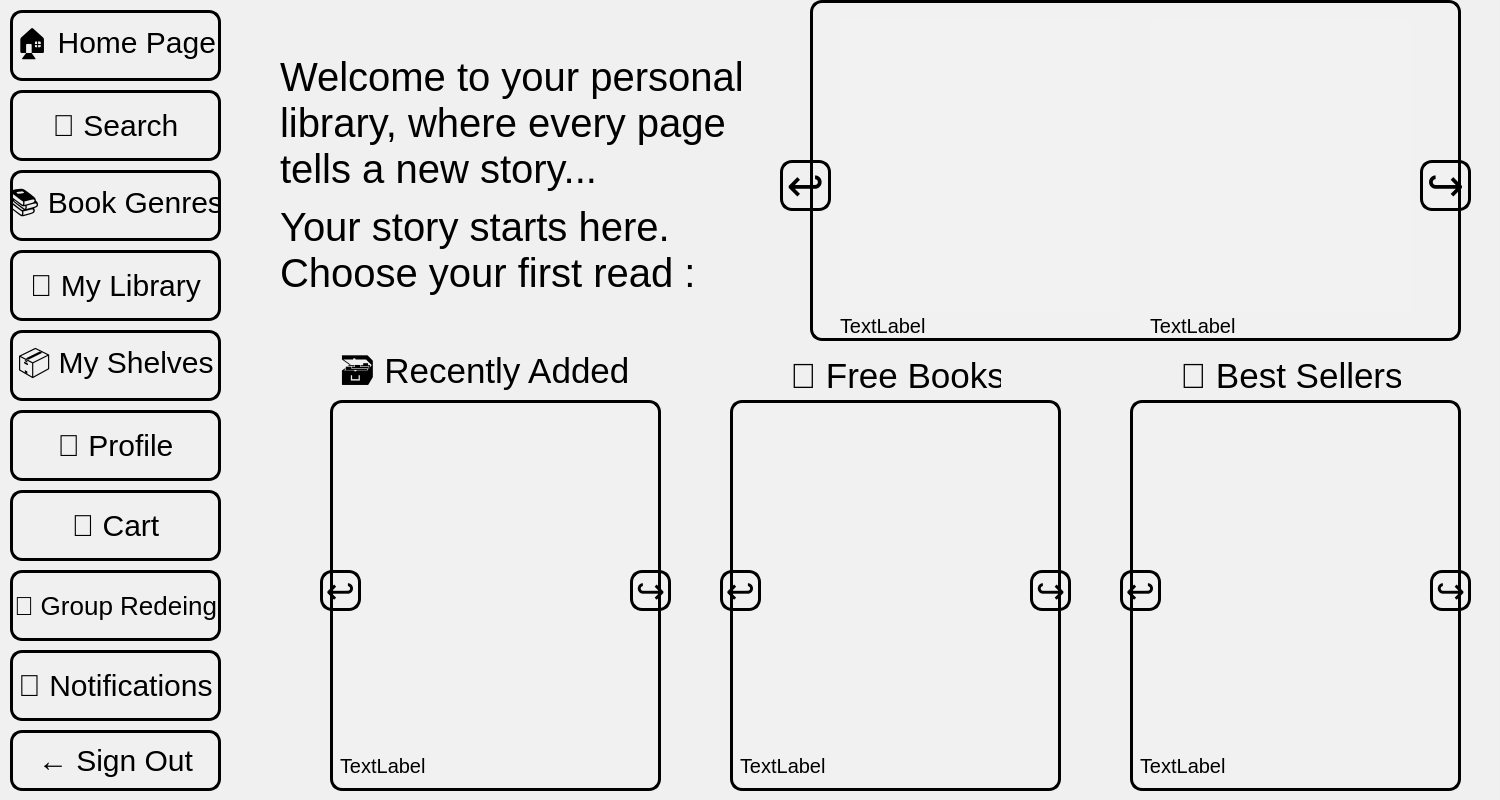
<?xml version="1.0" encoding="UTF-8"?>
<ui version="4.0">
 <class>UserWindow</class>
 <widget class="QWidget" name="UserWindow">
  <property name="geometry">
   <rect>
    <x>0</x>
    <y>0</y>
    <width>1500</width>
    <height>800</height>
   </rect>
  </property>
  <property name="windowTitle">
   <string>Book Club - User</string>
  </property>
  <property name="windowIcon">
   <iconset resource="../resources.qrc">
    <normaloff>:/resources/icon.jpg</normaloff>:/resources/icon.jpg</iconset>
  </property>
  <property name="styleSheet">
   <string notr="true">background-image: url(:/resources/white.png);</string>
  </property>
  <widget class="QFrame" name="frame">
   <property name="geometry">
    <rect>
     <x>0</x>
     <y>0</y>
     <width>1500</width>
     <height>800</height>
    </rect>
   </property>
   <property name="styleSheet">
    <string notr="true">QFrame {
	background-color: rgba(255,255,255,10);
}</string>
   </property>
   <property name="frameShape">
    <enum>QFrame::Shape::StyledPanel</enum>
   </property>
   <property name="frameShadow">
    <enum>QFrame::Shadow::Raised</enum>
   </property>
   <widget class="QPushButton" name="pushButton">
    <property name="geometry">
     <rect>
      <x>10</x>
      <y>10</y>
      <width>211</width>
      <height>71</height>
     </rect>
    </property>
    <property name="styleSheet">
     <string notr="true">QPushButton {
	font: 700 9pt &quot;Script MT Bold&quot;;
	font-size:30px;
	color: rgb(0, 0, 0);
	border: 3px solid black;
	border-radius: 12px;
}</string>
    </property>
    <property name="text">
     <string>🏠 Home Page</string>
    </property>
   </widget>
   <widget class="QPushButton" name="pushButton_2">
    <property name="geometry">
     <rect>
      <x>10</x>
      <y>410</y>
      <width>211</width>
      <height>71</height>
     </rect>
    </property>
    <property name="styleSheet">
     <string notr="true">QPushButton {
	font: 700 9pt &quot;Script MT Bold&quot;;
	font-size:30px;
	color: rgb(0, 0, 0);
	border: 3px solid black;
	border-radius: 12px;
}</string>
    </property>
    <property name="text">
     <string>👤 Profile</string>
    </property>
   </widget>
   <widget class="QPushButton" name="pushButton_3">
    <property name="geometry">
     <rect>
      <x>10</x>
      <y>250</y>
      <width>211</width>
      <height>71</height>
     </rect>
    </property>
    <property name="styleSheet">
     <string notr="true">QPushButton {
	font: 700 9pt &quot;Script MT Bold&quot;;
	font-size:30px;
	color: rgb(0, 0, 0);
	border: 3px solid black;
	border-radius: 12px;
}</string>
    </property>
    <property name="text">
     <string>🔖 My Library</string>
    </property>
   </widget>
   <widget class="QPushButton" name="pushButton_4">
    <property name="geometry">
     <rect>
      <x>10</x>
      <y>490</y>
      <width>211</width>
      <height>71</height>
     </rect>
    </property>
    <property name="styleSheet">
     <string notr="true">QPushButton {
	font: 700 9pt &quot;Script MT Bold&quot;;
	font-size:30px;
	color: rgb(0, 0, 0);
	border: 3px solid black;
	border-radius: 12px;
}</string>
    </property>
    <property name="text">
     <string>🛒 Cart</string>
    </property>
   </widget>
   <widget class="QPushButton" name="pushButton_5">
    <property name="geometry">
     <rect>
      <x>10</x>
      <y>90</y>
      <width>211</width>
      <height>71</height>
     </rect>
    </property>
    <property name="styleSheet">
     <string notr="true">QPushButton {
	font: 700 9pt &quot;Script MT Bold&quot;;
	font-size:30px;
	color: rgb(0, 0, 0);
	border: 3px solid black;
	border-radius: 12px;
}</string>
    </property>
    <property name="text">
     <string>🔎 Search</string>
    </property>
   </widget>
   <widget class="QPushButton" name="pushButton_6">
    <property name="geometry">
     <rect>
      <x>10</x>
      <y>730</y>
      <width>211</width>
      <height>61</height>
     </rect>
    </property>
    <property name="styleSheet">
     <string notr="true">QPushButton {
	font: 700 9pt &quot;Script MT Bold&quot;;
	font-size:30px;
	color: rgb(0, 0, 0);
	border: 3px solid black;
	border-radius: 12px;
}</string>
    </property>
    <property name="text">
     <string>← Sign Out</string>
    </property>
   </widget>
   <widget class="QPushButton" name="pushButton_7">
    <property name="geometry">
     <rect>
      <x>10</x>
      <y>170</y>
      <width>211</width>
      <height>71</height>
     </rect>
    </property>
    <property name="styleSheet">
     <string notr="true">QPushButton {
	font: 700 9pt &quot;Script MT Bold&quot;;
	font-size:30px;
	color: rgb(0, 0, 0);
	border: 3px solid black;
	border-radius: 12px;
}</string>
    </property>
    <property name="text">
     <string>📚 Book Genres</string>
    </property>
   </widget>
   <widget class="QLabel" name="label_2">
    <property name="geometry">
     <rect>
      <x>280</x>
      <y>20</y>
      <width>481</width>
      <height>311</height>
     </rect>
    </property>
    <property name="styleSheet">
     <string notr="true">QLabel {
	background: transparent;
	border: none;
	font: 700 9pt &quot;Script MT Bold&quot;;
	font-size: 40px;
	color: rgb(0, 0, 0);
}</string>
    </property>
    <property name="text">
     <string>&lt;html&gt;&lt;head/&gt;&lt;body&gt;&lt;p&gt;Welcome to your personal library, where every page tells a new story...&lt;/p&gt;&lt;p&gt;Your story starts here. Choose your first read :&lt;/p&gt;&lt;/body&gt;&lt;/html&gt;</string>
    </property>
    <property name="wordWrap">
     <bool>true</bool>
    </property>
   </widget>
   <widget class="QLabel" name="label_4">
    <property name="geometry">
     <rect>
      <x>340</x>
      <y>350</y>
      <width>291</width>
      <height>51</height>
     </rect>
    </property>
    <property name="styleSheet">
     <string notr="true">QLabel {
	background: transparent;
	font: 700 9pt &quot;Script MT Bold&quot;;
	font-size: 35px;
	color: rgb(0, 0, 0);
}</string>
    </property>
    <property name="text">
     <string>🗃 Recently Added</string>
    </property>
   </widget>
   <widget class="QLabel" name="label_5">
    <property name="geometry">
     <rect>
      <x>790</x>
      <y>350</y>
      <width>211</width>
      <height>51</height>
     </rect>
    </property>
    <property name="styleSheet">
     <string notr="true">QLabel {
	background: transparent;
	font: 700 9pt &quot;Script MT Bold&quot;;
	font-size: 35px;
	color: rgb(0, 0, 0);
}</string>
    </property>
    <property name="text">
     <string>📓 Free Books</string>
    </property>
   </widget>
   <widget class="QLabel" name="label_6">
    <property name="geometry">
     <rect>
      <x>1180</x>
      <y>350</y>
      <width>221</width>
      <height>51</height>
     </rect>
    </property>
    <property name="styleSheet">
     <string notr="true">QLabel {
	background: transparent;
	font: 700 9pt &quot;Script MT Bold&quot;;
	font-size: 35px;
	color: rgb(0, 0, 0);
}</string>
    </property>
    <property name="text">
     <string>💸 Best Sellers</string>
    </property>
   </widget>
   <widget class="QPushButton" name="nextPushButton">
    <property name="geometry">
     <rect>
      <x>1030</x>
      <y>570</y>
      <width>41</width>
      <height>41</height>
     </rect>
    </property>
    <property name="styleSheet">
     <string notr="true">color: rgb(0, 0, 0);
font: 700 9pt &quot;Script MT Bold&quot;;
font-size: 35px;
border: 3px solid black;
border-radius: 12px;
</string>
    </property>
    <property name="text">
     <string>↪️</string>
    </property>
   </widget>
   <widget class="QPushButton" name="prevPushButton">
    <property name="geometry">
     <rect>
      <x>720</x>
      <y>570</y>
      <width>41</width>
      <height>41</height>
     </rect>
    </property>
    <property name="styleSheet">
     <string notr="true">color: rgb(0, 0, 0);
font: 700 9pt &quot;Script MT Bold&quot;;
font-size: 35px;
border: 3px solid black;
border-radius: 12px;
</string>
    </property>
    <property name="text">
     <string>↩️</string>
    </property>
   </widget>
   <widget class="QPushButton" name="nextRecPushButton">
    <property name="geometry">
     <rect>
      <x>1420</x>
      <y>160</y>
      <width>51</width>
      <height>51</height>
     </rect>
    </property>
    <property name="styleSheet">
     <string notr="true">color: rgb(0, 0, 0);
font: 700 9pt &quot;Script MT Bold&quot;;
font-size: 45px;
border: 3px solid black;
border-radius: 12px;</string>
    </property>
    <property name="text">
     <string>↪️</string>
    </property>
   </widget>
   <widget class="QPushButton" name="prevRecPushButton">
    <property name="geometry">
     <rect>
      <x>780</x>
      <y>160</y>
      <width>51</width>
      <height>51</height>
     </rect>
    </property>
    <property name="styleSheet">
     <string notr="true">color: rgb(0, 0, 0);
font: 700 9pt &quot;Script MT Bold&quot;;
font-size: 45px;
border: 3px solid black;
border-radius: 12px;</string>
    </property>
    <property name="text">
     <string>↩️</string>
    </property>
   </widget>
   <widget class="QPushButton" name="prevNewPushButton">
    <property name="geometry">
     <rect>
      <x>320</x>
      <y>570</y>
      <width>41</width>
      <height>41</height>
     </rect>
    </property>
    <property name="styleSheet">
     <string notr="true">color: rgb(0, 0, 0);
font: 700 9pt &quot;Script MT Bold&quot;;
font-size: 35px;
border: 3px solid black;
border-radius: 12px;
</string>
    </property>
    <property name="text">
     <string>↩️</string>
    </property>
   </widget>
   <widget class="QPushButton" name="nextNewPushButton">
    <property name="geometry">
     <rect>
      <x>630</x>
      <y>570</y>
      <width>41</width>
      <height>41</height>
     </rect>
    </property>
    <property name="styleSheet">
     <string notr="true">color: rgb(0, 0, 0);
font: 700 9pt &quot;Script MT Bold&quot;;
font-size: 35px;
border: 3px solid black;
border-radius: 12px;
</string>
    </property>
    <property name="text">
     <string>↪️</string>
    </property>
   </widget>
   <widget class="QPushButton" name="prevBestSellerPushButton">
    <property name="geometry">
     <rect>
      <x>1120</x>
      <y>570</y>
      <width>41</width>
      <height>41</height>
     </rect>
    </property>
    <property name="styleSheet">
     <string notr="true">color: rgb(0, 0, 0);
font: 700 9pt &quot;Script MT Bold&quot;;
font-size: 35px;
border: 3px solid black;
border-radius: 12px;</string>
    </property>
    <property name="text">
     <string>↩️</string>
    </property>
   </widget>
   <widget class="QPushButton" name="nextBestSellerPushButton">
    <property name="geometry">
     <rect>
      <x>1430</x>
      <y>570</y>
      <width>41</width>
      <height>41</height>
     </rect>
    </property>
    <property name="styleSheet">
     <string notr="true">color: rgb(0, 0, 0);
font: 700 9pt &quot;Script MT Bold&quot;;
font-size: 35px;
border: 3px solid black;
border-radius: 12px;</string>
    </property>
    <property name="text">
     <string>↪️</string>
    </property>
   </widget>
   <widget class="QLabel" name="newBooksLabel">
    <property name="geometry">
     <rect>
      <x>330</x>
      <y>400</y>
      <width>331</width>
      <height>391</height>
     </rect>
    </property>
    <property name="styleSheet">
     <string notr="true">border: 3px solid black;
border-radius: 12px;</string>
    </property>
    <property name="text">
     <string/>
    </property>
   </widget>
   <widget class="QLabel" name="freeBooksLabel">
    <property name="geometry">
     <rect>
      <x>730</x>
      <y>400</y>
      <width>331</width>
      <height>391</height>
     </rect>
    </property>
    <property name="styleSheet">
     <string notr="true">border: 3px solid black;
border-radius: 12px;</string>
    </property>
    <property name="text">
     <string/>
    </property>
   </widget>
   <widget class="QLabel" name="recommendedBooksLabel">
    <property name="geometry">
     <rect>
      <x>810</x>
      <y>0</y>
      <width>651</width>
      <height>341</height>
     </rect>
    </property>
    <property name="styleSheet">
     <string notr="true">border: 3px solid black;
border-radius: 12px;</string>
    </property>
    <property name="text">
     <string/>
    </property>
   </widget>
   <widget class="QLabel" name="recommendedBooksTitleLabel1">
    <property name="geometry">
     <rect>
      <x>840</x>
      <y>310</y>
      <width>261</width>
      <height>31</height>
     </rect>
    </property>
    <property name="styleSheet">
     <string notr="true">background: transparent;
color: rgb(0, 0, 0);
font-size: 20px;</string>
    </property>
    <property name="text">
     <string>TextLabel</string>
    </property>
   </widget>
   <widget class="QLabel" name="freeBooksTitleLabel">
    <property name="geometry">
     <rect>
      <x>740</x>
      <y>750</y>
      <width>311</width>
      <height>31</height>
     </rect>
    </property>
    <property name="styleSheet">
     <string notr="true">font-size: 20px; 
background: transparent;
color: rgb(0, 0, 0);</string>
    </property>
    <property name="text">
     <string>TextLabel</string>
    </property>
   </widget>
   <widget class="QLabel" name="newBooksTitleLabel">
    <property name="geometry">
     <rect>
      <x>340</x>
      <y>750</y>
      <width>311</width>
      <height>31</height>
     </rect>
    </property>
    <property name="styleSheet">
     <string notr="true">font-size: 20px;
background: transparent;
color: rgb(0, 0, 0);</string>
    </property>
    <property name="text">
     <string>TextLabel</string>
    </property>
   </widget>
   <widget class="QLabel" name="recommendedBooksTitleLabel2">
    <property name="geometry">
     <rect>
      <x>1150</x>
      <y>310</y>
      <width>261</width>
      <height>31</height>
     </rect>
    </property>
    <property name="styleSheet">
     <string notr="true">background: transparent;
color: rgb(0, 0, 0);
font-size: 20px;</string>
    </property>
    <property name="text">
     <string>TextLabel</string>
    </property>
   </widget>
   <widget class="QLabel" name="recommendedBooksLabel1">
    <property name="geometry">
     <rect>
      <x>840</x>
      <y>20</y>
      <width>281</width>
      <height>291</height>
     </rect>
    </property>
    <property name="styleSheet">
     <string notr="true"/>
    </property>
    <property name="text">
     <string/>
    </property>
   </widget>
   <widget class="QLabel" name="recommendedBooksLabel2">
    <property name="geometry">
     <rect>
      <x>1150</x>
      <y>20</y>
      <width>261</width>
      <height>291</height>
     </rect>
    </property>
    <property name="styleSheet">
     <string notr="true"/>
    </property>
    <property name="text">
     <string/>
    </property>
   </widget>
   <widget class="QLabel" name="bestSellersLabel">
    <property name="geometry">
     <rect>
      <x>1130</x>
      <y>400</y>
      <width>331</width>
      <height>391</height>
     </rect>
    </property>
    <property name="styleSheet">
     <string notr="true">border: 3px solid black;
border-radius: 12px;</string>
    </property>
    <property name="text">
     <string/>
    </property>
   </widget>
   <widget class="QLabel" name="bestSellersTitleLabel">
    <property name="geometry">
     <rect>
      <x>1140</x>
      <y>750</y>
      <width>311</width>
      <height>31</height>
     </rect>
    </property>
    <property name="styleSheet">
     <string notr="true">font-size: 20px;
background: transparent;
color: rgb(0, 0, 0);</string>
    </property>
    <property name="text">
     <string>TextLabel</string>
    </property>
   </widget>
   <widget class="QPushButton" name="pushButton_8">
    <property name="geometry">
     <rect>
      <x>10</x>
      <y>330</y>
      <width>211</width>
      <height>71</height>
     </rect>
    </property>
    <property name="styleSheet">
     <string notr="true">QPushButton {
	font: 700 9pt &quot;Script MT Bold&quot;;
	font-size:30px;
	color: rgb(0, 0, 0);
	border: 3px solid black;
	border-radius: 12px;
}</string>
    </property>
    <property name="text">
     <string>📦 My Shelves</string>
    </property>
   </widget>
   <widget class="QPushButton" name="notificationPushButton">
    <property name="geometry">
     <rect>
      <x>10</x>
      <y>650</y>
      <width>211</width>
      <height>71</height>
     </rect>
    </property>
    <property name="styleSheet">
     <string notr="true">QPushButton {
	font: 700 9pt &quot;Script MT Bold&quot;;
	font-size:30px;
	color: rgb(0, 0, 0);
	border: 3px solid black;
	border-radius: 12px;
}</string>
    </property>
    <property name="text">
     <string>🔔 Notifications</string>
    </property>
   </widget>
   <widget class="QPushButton" name="groupPushButton">
    <property name="geometry">
     <rect>
      <x>10</x>
      <y>570</y>
      <width>211</width>
      <height>71</height>
     </rect>
    </property>
    <property name="styleSheet">
     <string notr="true">QPushButton {
	font: 700 9pt &quot;Script MT Bold&quot;;
	font-size:26px;
	color: rgb(0, 0, 0);
	border: 3px solid black;
	border-radius: 12px;
}</string>
    </property>
    <property name="text">
     <string>👥 Group Redeing</string>
    </property>
   </widget>
   <zorder>bestSellersLabel</zorder>
   <zorder>recommendedBooksLabel</zorder>
   <zorder>freeBooksLabel</zorder>
   <zorder>newBooksLabel</zorder>
   <zorder>pushButton</zorder>
   <zorder>pushButton_2</zorder>
   <zorder>pushButton_3</zorder>
   <zorder>pushButton_4</zorder>
   <zorder>pushButton_5</zorder>
   <zorder>pushButton_6</zorder>
   <zorder>pushButton_7</zorder>
   <zorder>label_2</zorder>
   <zorder>label_4</zorder>
   <zorder>label_5</zorder>
   <zorder>label_6</zorder>
   <zorder>nextPushButton</zorder>
   <zorder>prevPushButton</zorder>
   <zorder>nextRecPushButton</zorder>
   <zorder>prevRecPushButton</zorder>
   <zorder>prevNewPushButton</zorder>
   <zorder>nextNewPushButton</zorder>
   <zorder>prevBestSellerPushButton</zorder>
   <zorder>nextBestSellerPushButton</zorder>
   <zorder>recommendedBooksTitleLabel1</zorder>
   <zorder>freeBooksTitleLabel</zorder>
   <zorder>newBooksTitleLabel</zorder>
   <zorder>recommendedBooksTitleLabel2</zorder>
   <zorder>recommendedBooksLabel1</zorder>
   <zorder>recommendedBooksLabel2</zorder>
   <zorder>bestSellersTitleLabel</zorder>
   <zorder>pushButton_8</zorder>
   <zorder>notificationPushButton</zorder>
   <zorder>groupPushButton</zorder>
  </widget>
 </widget>
 <resources>
  <include location="../resources.qrc"/>
 </resources>
 <connections/>
</ui>
